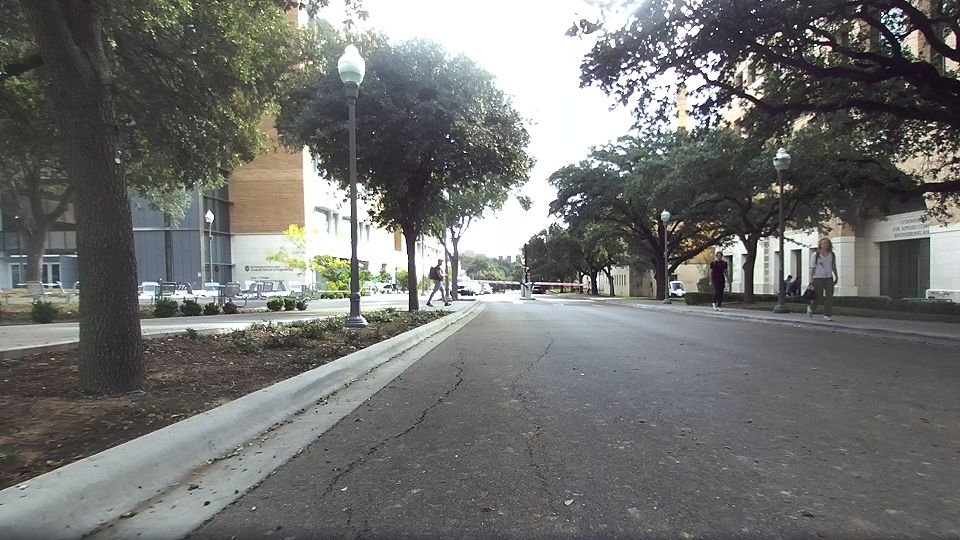
#> input picture scripts/safety/plots/userstudy/images/000020_morning_mode1_11062023_000508.png, 960 x 540 px, given as the content of the folder esearch/repos/nspl/scripts/safety/plots/userstudy/preds/noah, which was not available
$ jupyter execute userstudy_example_preds.ipynb
#> lines starting #> are read from the running program, lines starting #| are printed output that depends on the picture; after the words box and inside, x2 and y2 are one past the last pixel; in counts of white or black regions, pixels touching at a corner belong together; pictures that were not available may be replaced by others from this repository, and a replacement may not be noted
### scripts/terrainseg/inference.py
import os
nspl_root_dir = os.environ.get("NSPL_REPO")
from huggingface_hub import hf_hub_download
from transformers import SegformerFeatureExtractor, SegformerForSemanticSegmentation
from torch import nn
import torch
import evaluate
import json
import numpy as np
import matplotlib.pyplot as plt
import os
import numpy as np
from PIL import Image
from terrainseg.training.train import prepare_dataset
from safety.dutils import remove_username
from llm.preprompts.ALL_TERRAINS_MAPS import DATASETINTstr_TO_DATASETLABELS
torch.set_default_device("cuda")
#> (this line was passed over: torch is not available in this run)
#> (the call stopped at in download_gts, `client = SegmentsClient(api_key)`: segments is not available in this run)
torch.backends.cuda.matmul.allow_tf32 = True


class TerrainSegFormer:
    DISTINCT_COLORS_51 = [  # rgb
        (0, 0, 0),
        (0, 255, 0), (255, 0, 0), (0, 0, 255),
        (255, 255, 0), (255, 0, 255), (0, 255, 255),
        (128, 0, 0), (0, 128, 0), (0, 0, 128),
        (128, 128, 0), (128, 0, 128), (0, 128, 128),
        (64, 0, 0), (0, 64, 0), (0, 0, 64),
        (64, 64, 0), (64, 0, 64), (0, 64, 64),
        (192, 0, 0), (0, 192, 0), (0, 0, 192),
        (192, 192, 0), (192, 0, 192), (0, 192, 192),
        (255, 128, 0), (255, 0, 128), (128, 255, 0),
        (0, 255, 128), (128, 0, 255), (0, 128, 255),
        (64, 192, 0), (192, 64, 0), (0, 64, 192),
        (0, 192, 64), (192, 0, 64), (64, 0, 192),
        (128, 64, 0), (128, 0, 64), (64, 128, 0),
        (0, 128, 64), (64, 0, 128), (0, 64, 128),
        (255, 192, 0), (255, 0, 192), (192, 255, 0),
        (0, 255, 192), (192, 0, 255), (0, 192, 255),
        (64, 64, 64), (192, 192, 192)
    ]

    # [154 lines left out: functions __init__, prepare_dataset, load_model_inference, _internal_predict, predict_one, predict_new_with_depth and 3 more, not called in this run]

    @staticmethod
    def get_seg_overlay(image, seg, alpha=0.5):
        color_seg = np.zeros((seg.shape[0], seg.shape[1], 3), dtype=np.uint8)  # height, width, 3
        palette = np.array(TerrainSegFormer.DISTINCT_COLORS_51)
        for label, color in enumerate(palette):
            color_seg[seg == label, :] = color

        # Show image + mask (i.e., basically transparency of overlay)
        img = np.array(image) * (1 - alpha) + color_seg * alpha
        img = img.astype(np.uint8)
        return img


# [36 lines that do not run on import are left out]

# [42 lines of commented-out code are left out]

### scripts/safety/plots/userstudy_example_preds.ipynb
[cell 1]
import os
import sys
nspl_root_dir = os.environ.get("NSPL_REPO")
from segments import SegmentsClient
import shutil
import requests
import cv2
import numpy as np
from terrainseg.inference import TerrainSegFormer

[cell 2]
def download_file(url, filename):
    # Send a GET request to the URL
    response = requests.get(url)

    # Check if the request was successful
    if response.status_code == 200:
        # Open a local file in binary write mode
        with open(filename, 'wb') as f:
            f.write(response.content)
        print("File downloaded successfully.")
    else:
        print(f"Failed to download the file. Status code: {response.status_code}")

[cell 3]
def read_img_bin(img_path):
    img = cv2.imread(img_path)
#> img is the input picture: shape (540, 960, 3); mean B, G, R 111.7, 113.7, 112.6
    img_np = np.array(img)
    return img_np[:, :, 2].squeeze()
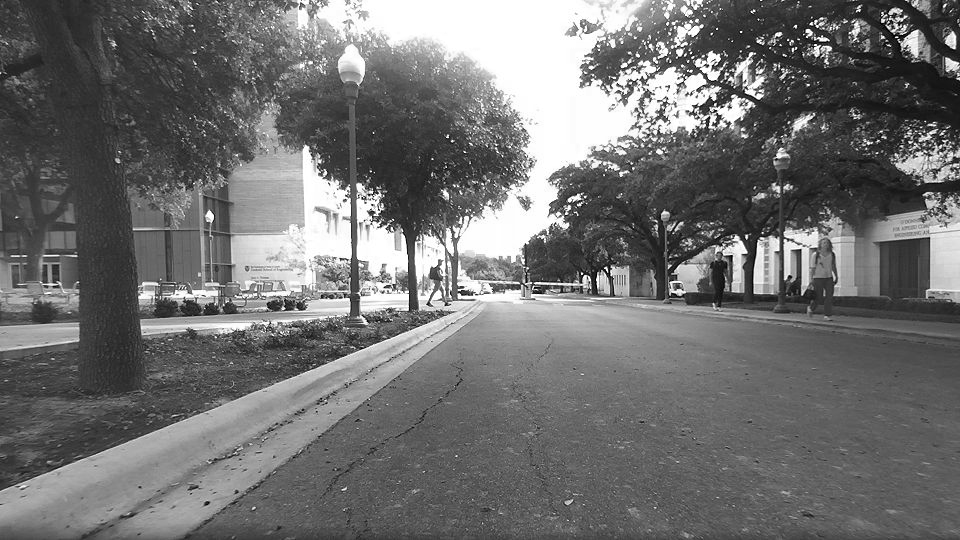
#> returned value: shape (540, 960); min 0, max 255, mean 112.6

[cell 4]
def download_gts(dataset_identifier, gt_dir):
    # Set up Segments.ai client
    api_key = os.environ.get("SEGMENTSAI_API_KEY")
    client = SegmentsClient(api_key)

    all_samples = client.get_samples(dataset_identifier,
                                     labelset="ground-truth",
                                     sort="name",
                                     direction="asc")

    for sample in all_samples:
        filename = sample.name
        print(f"Processing {filename}...")
        sample_uuid = sample.uuid
        label = client.get_label(sample_uuid, labelset="ground-truth")
        print("Downloading segmentation bitmap...")
        url = label.attributes.segmentation_bitmap.url
        os.makedirs(gt_dir, exist_ok=True)
        download_file(url, f"{gt_dir}/{filename}")

[cell 5]
def download_imgs(dataset_identifier, img_dir):
    # Set up Segments.ai client
    api_key = os.environ.get("SEGMENTSAI_API_KEY")
    client = SegmentsClient(api_key)

    all_samples = client.get_samples(dataset_identifier,
                                     labelset="ground-truth",
                                     sort="name",
                                     direction="asc")

    for sample in all_samples:
        filename = sample.name
        print(f"Processing {filename}...")
        url = sample.attributes.image.url
        print(f"Downloading image from {url}...")
        os.makedirs(img_dir, exist_ok=True)
        download_file(url, f"{img_dir}/{filename}")

[cell 6]
gt_dir = "/home/dynamo/AMRL_Research/repos/nspl/scripts/safety/plots/userstudy/preds/dom"
dataset_identifier = "smodak/safety-userstudy-dom-preds"
download_gts(dataset_identifier, gt_dir)

[cell 7]
img_dir = "/home/dynamo/AMRL_Research/repos/nspl/scripts/safety/plots/userstudy/images"
gt_dir = "/home/dynamo/AMRL_Research/repos/nspl/scripts/safety/plots/userstudy/preds/noah"
save_dir = "/home/dynamo/AMRL_Research/repos/nspl/scripts/safety/plots/userstudy/overlays/preds/noah"
all_gt_paths = [os.path.join(gt_dir, f) for f in sorted(os.listdir(gt_dir)) if f.endswith(".png")]

for gt_path in all_gt_paths:
    gt = read_img_bin(gt_path)
    high = np.max(gt)
#> high = 255
    gt[gt == high] = 0
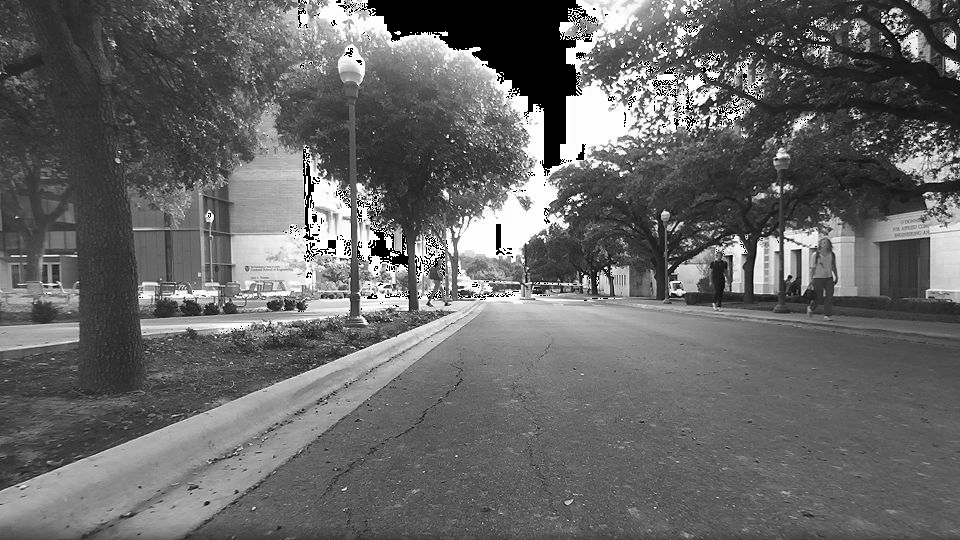
#> gt: shape (540, 960); 3.63% of pixels changed, all inside (x1, y1, x2, y2) = (46, 0, 959, 337)
    gt[gt > 0] = 1
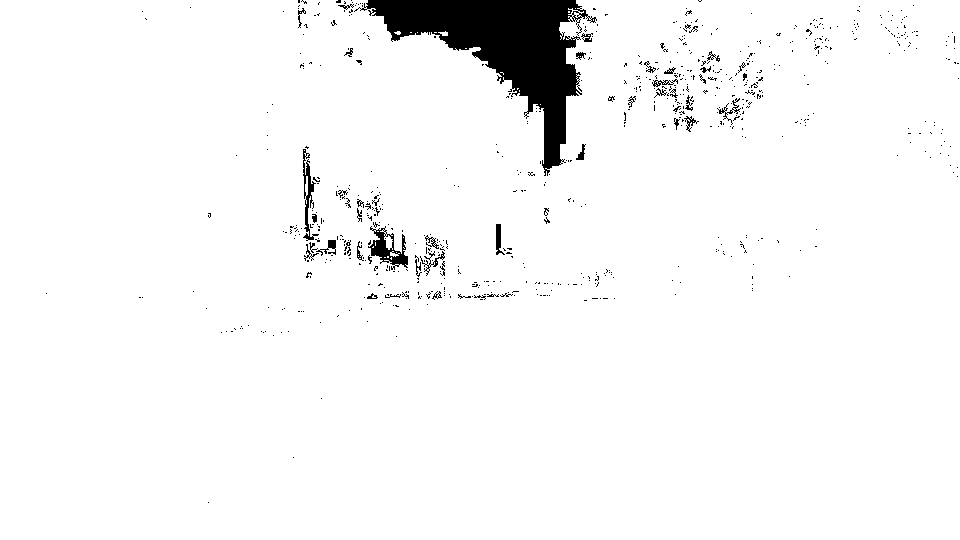
#> gt: shape (540, 960); values 0 (black) and 1 (white), 96.4% white; 713 black regions (665 under 20 px), largest, box (x1, y1, x2, y2) and area: (354, 0, 597, 176) 13906, (368, 226, 408, 270) 706, (303, 149, 319, 241) 444
    noext_gtname = os.path.splitext(os.path.basename(gt_path))[0]
    cv2_img = cv2.imread(f"{img_dir}/{noext_gtname}.png")
    bin_overlay = TerrainSegFormer.get_seg_overlay(cv2_img, gt, alpha=0.24)
#> in get_seg_overlay, `img = np.array(image) * (1 - alpha) + color_seg * alpha`:
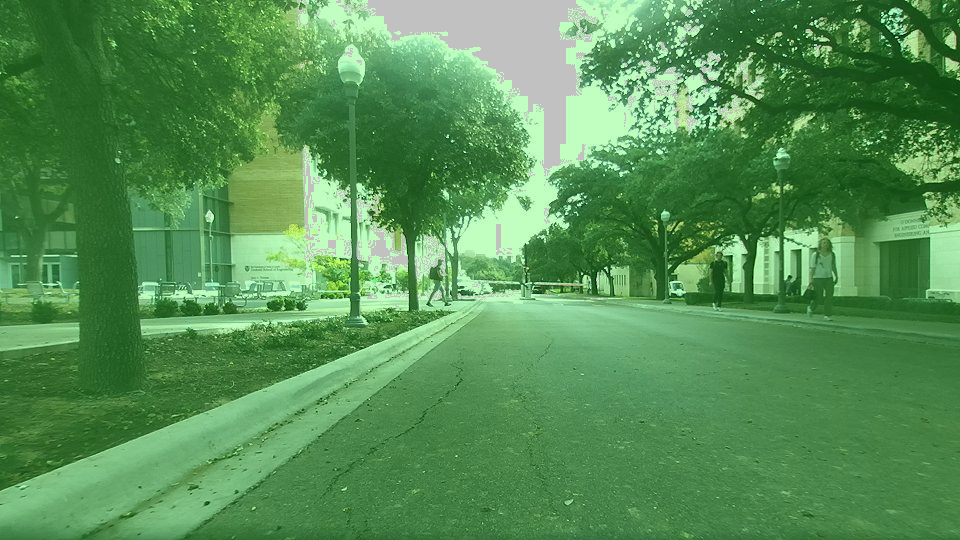
#> img: shape (540, 960, 3) float64; mean B, G, R 84.9, 145.4, 85.6
    # cv2.imshow(f"{noext_gtname}.png", bin_overlay)
    # cv2.waitKey(0)
    # cv2.destroyAllWindows()
    os.makedirs(save_dir, exist_ok=True)
    cv2.imwrite(f"{save_dir}/{noext_gtname}.png", bin_overlay)

$ run again, on scripts/safety/plots/userstudy/images/000042_morning_mode1_2_11062023_000132.png
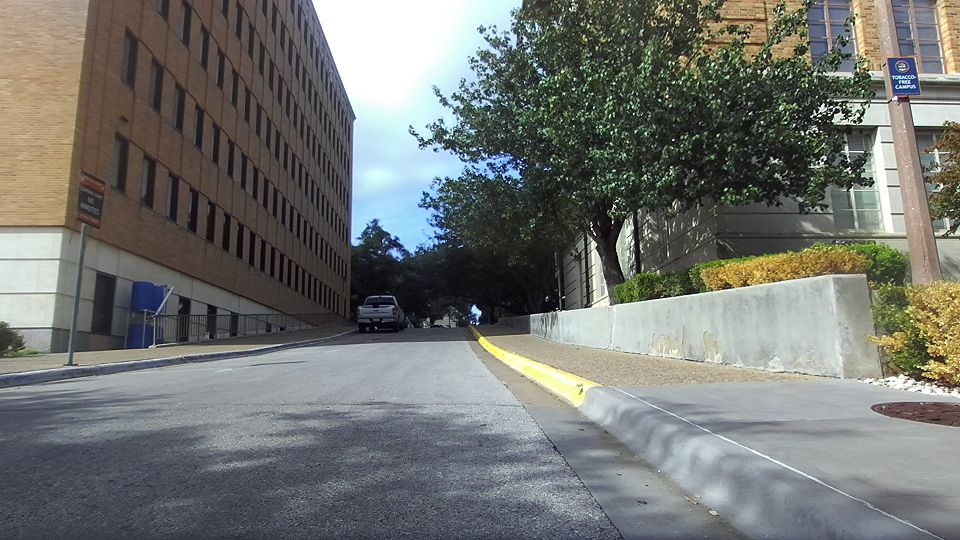
#> input picture scripts/safety/plots/userstudy/images/000042_morning_mode1_2_11062023_000132.png, 960 x 540 px, given as the content of the folder esearch/repos/nspl/scripts/safety/plots/userstudy/preds/noah, which was not available
#> in read_img_bin, img is the input picture: shape (540, 960, 3); mean B, G, R 113.2, 116.8, 114.6
#> high = 255
#> `gt[gt > 0] = 1`:
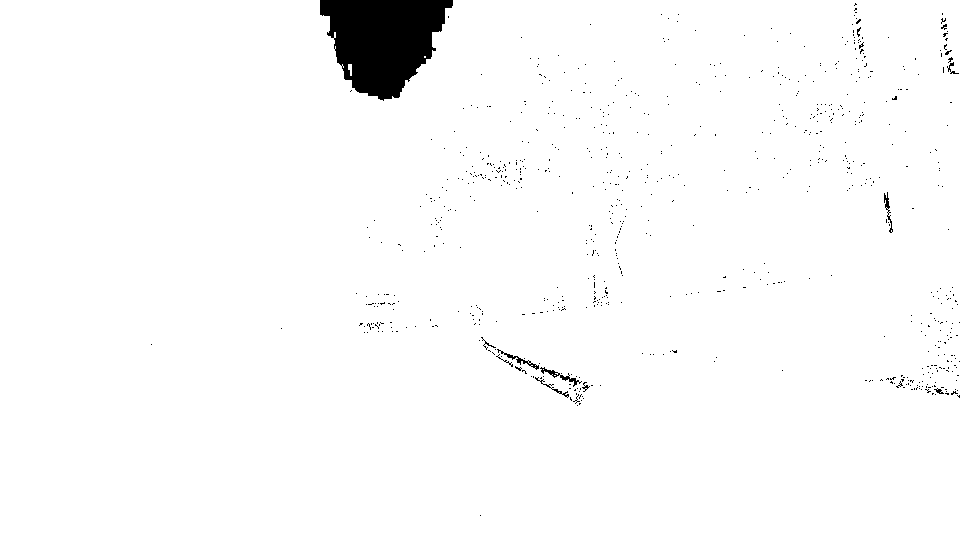
#> gt: shape (540, 960); values 0 (black) and 1 (white), 97.9% white; 766 black regions (756 under 20 px), largest, box (x1, y1, x2, y2) and area: (320, 0, 453, 101) 8891, (540, 367, 582, 387) 159, (497, 349, 539, 370) 134
#> in get_seg_overlay, `img = np.array(image) * (1 - alpha) + color_seg * alpha`:
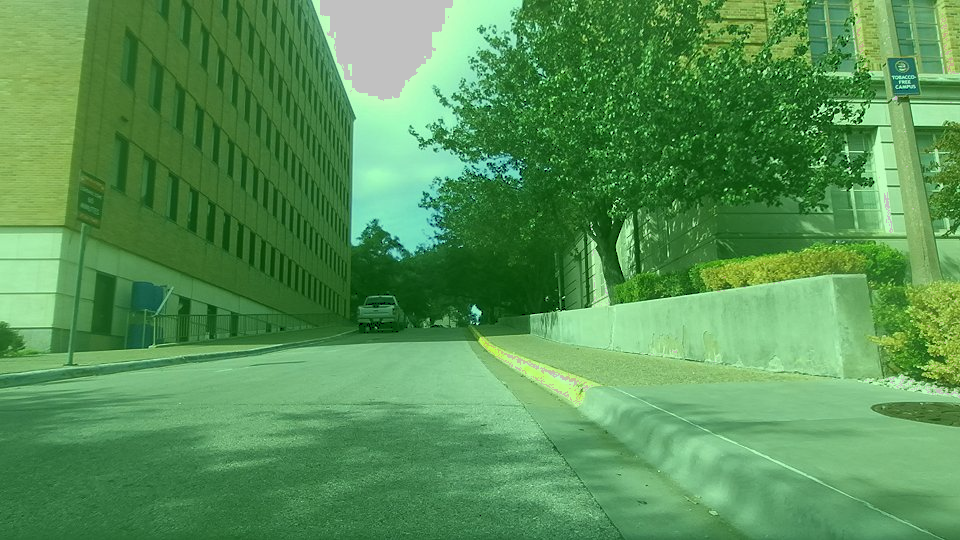
#> img: shape (540, 960, 3) float64; mean B, G, R 86, 148.7, 87.1

$ run again, on scripts/safety/plots/userstudy/images/000072_morning_mode1_2_11062023_000556.png
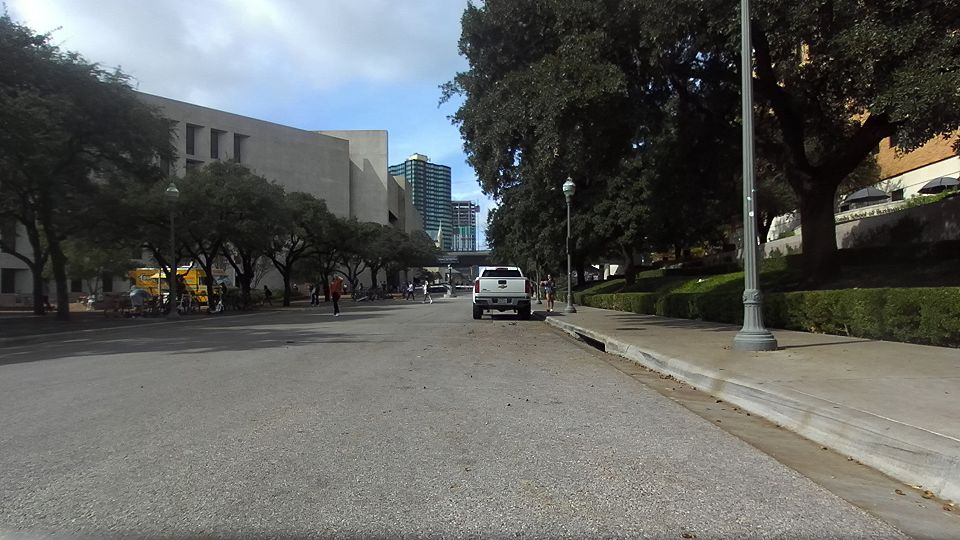
#> input picture scripts/safety/plots/userstudy/images/000072_morning_mode1_2_11062023_000556.png, 960 x 540 px, given as the content of the folder esearch/repos/nspl/scripts/safety/plots/userstudy/preds/noah, which was not available
#> in read_img_bin, img is the input picture: shape (540, 960, 3); mean B, G, R 93.7, 96.2, 94.6
#> high = 255
#> `gt[gt > 0] = 1`:
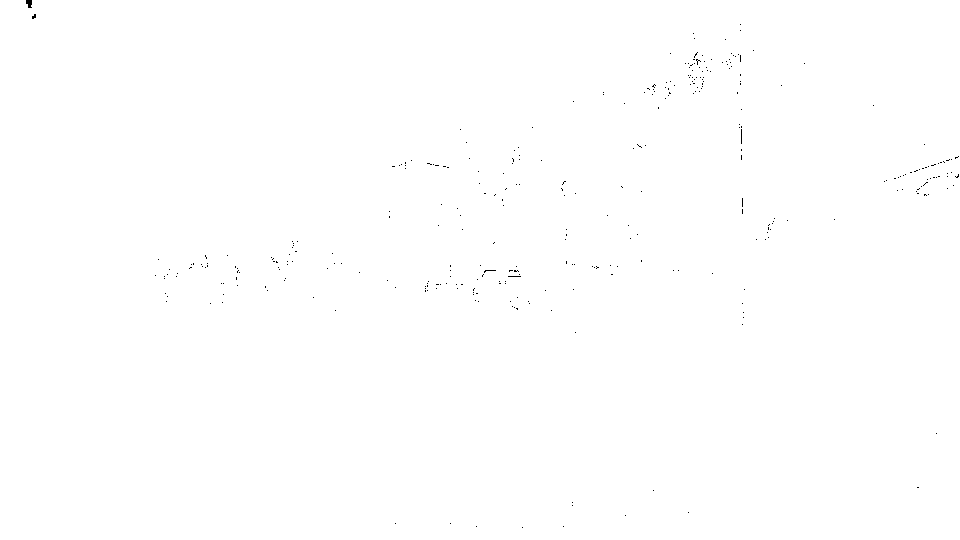
#> gt: shape (540, 960); values 0 (black) and 1 (white), 99.9% white; black in thin lines or dots
#> in get_seg_overlay, `img = np.array(image) * (1 - alpha) + color_seg * alpha`:
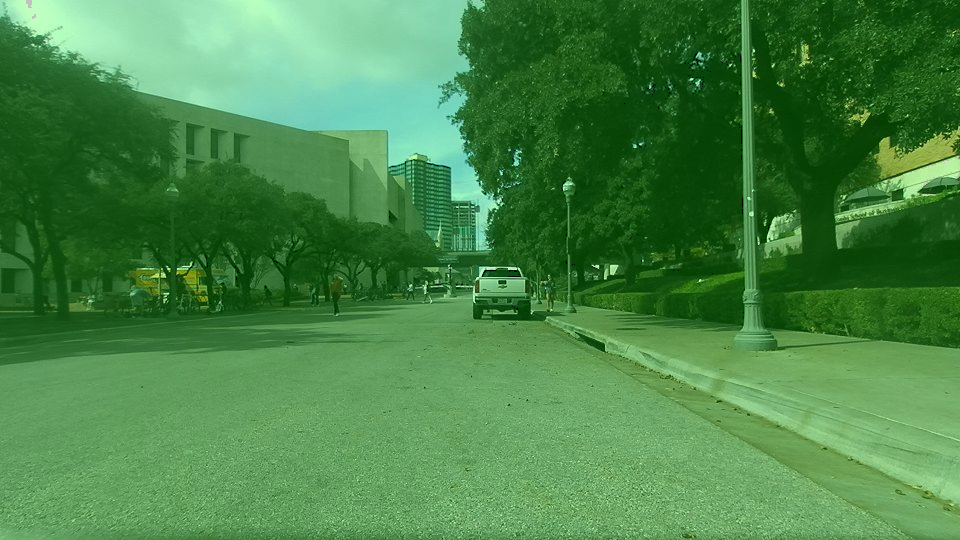
#> img: shape (540, 960, 3) float64; mean B, G, R 71.2, 134.3, 71.9
